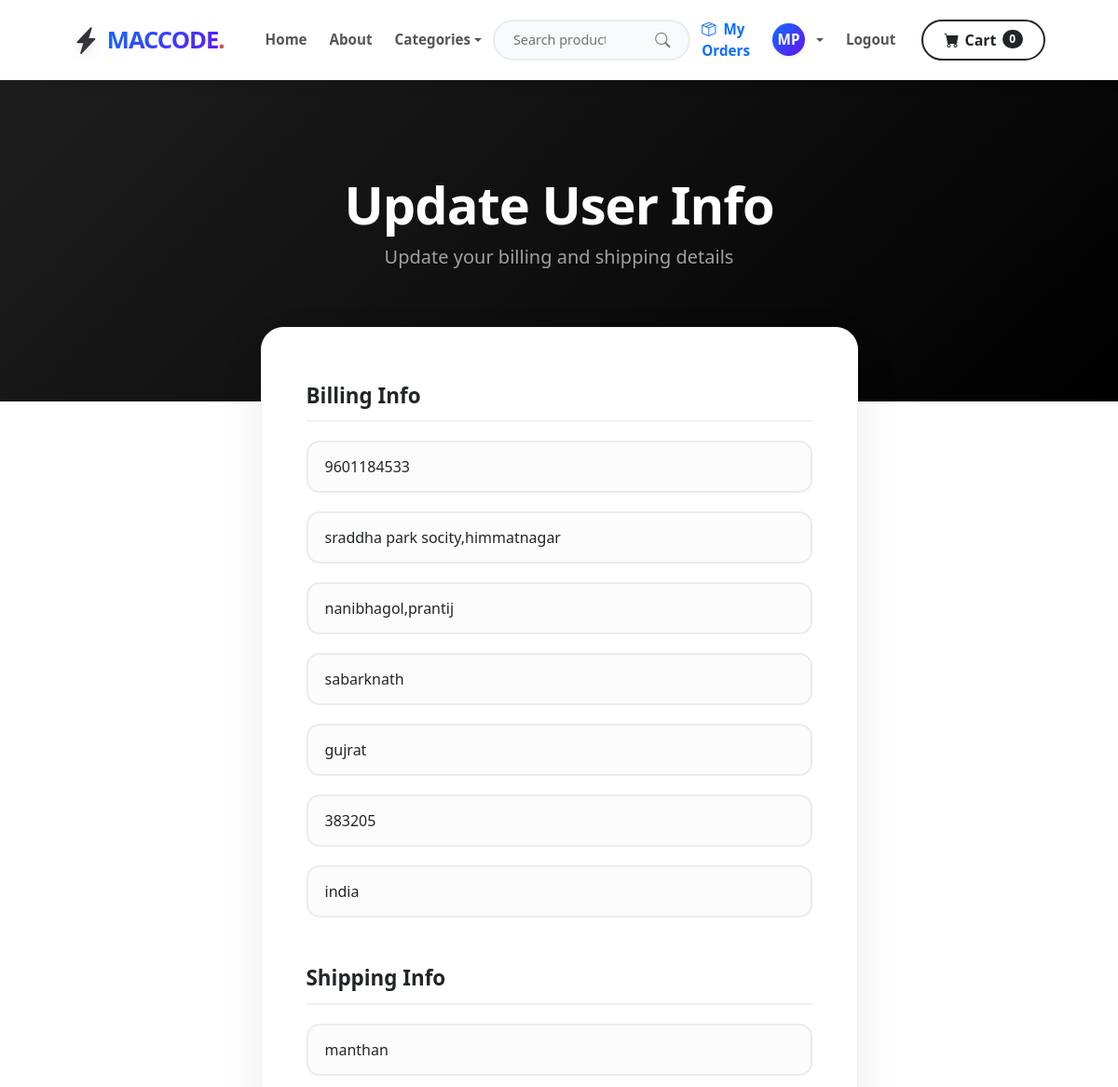
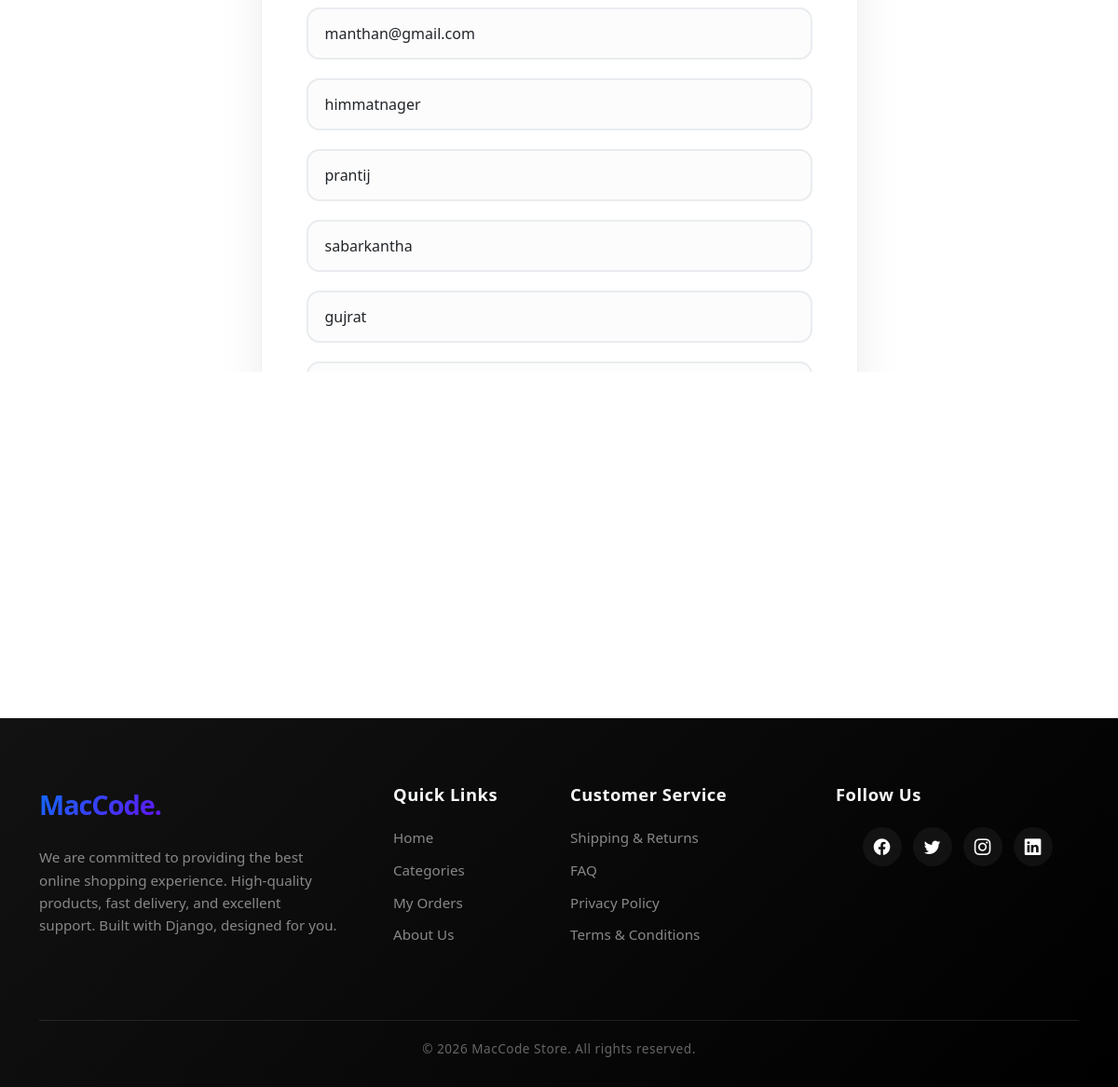
Screenshot of /update_info/ (signed in) with the database file from the repository (2 pictures, top to bottom).
### store/models.py (models this page shows, shortened)
class Profile(models.Model):
    user = models.OneToOneField(User, on_delete=models.CASCADE)
    phone = models.CharField(max_length=20, blank=True)
    address1 = models.CharField(max_length=200, blank=True)
    address2 = models.CharField(max_length=200, blank=True)
    city = models.CharField(max_length=200, blank=True)
    state = models.CharField(max_length=200, blank=True)
    zipcode = models.CharField(max_length=200, blank=True)
    country = models.CharField(max_length=200, blank=True)
    old_cart = models.CharField(max_length=2000, blank=True, null=True)

### payment/models.py (models this page shows, shortened)
class ShippingAddress(models.Model):
    user = models.ForeignKey(User, on_delete=models.CASCADE)
    shipping_full_name = models.CharField(max_length=255)
    shipping_email = models.EmailField(max_length=255)
    shipping_address1 = models.CharField(max_length=255)
    shipping_address2 = models.CharField(max_length=255)
    shipping_city = models.CharField(max_length=255)
    shipping_state = models.CharField(max_length=255, null=True, blank=True)
    shipping_zipcode = models.CharField(max_length=255, null=True, blank=True)
    shipping_country = models.CharField(max_length=255)
    class Meta:
        verbose_name_plural = "Shipping Addresses"

### store/views.py (the view)
# urls.py: path('update_info/', views.update_info, name='update_info'),
def update_info(request):
    if request.user.is_authenticated:
        current_profile, created = Profile.objects.get_or_create(user=request.user)
        shipping_user, created = ShippingAddress.objects.get_or_create(user=request.user)
        if request.method == 'POST':
            form = UserInfoForm(request.POST, instance=current_profile)
            shipping_form = ShippingForm(request.POST, instance=shipping_user)
            if form.is_valid() or shipping_form.is_valid():
                form.save()
                shipping_form.save()
                messages.success(request, "Your Info Has Been Updated!!")
                return redirect('home')
        else:
            form = UserInfoForm(instance=current_profile)
            shipping_form = ShippingForm(instance=shipping_user)
        return render(request, "update_info.html", {'form': form, 'shipping_form': shipping_form})
    else:
        messages.error(request, "You Must Be Logged In To View That Page...")
        return redirect('login')

### store/forms.py
class UserInfoForm(forms.ModelForm):
    phone = forms.CharField(label='',widget=forms.TextInput(attrs={'class':'form-control','placeholder':'Phone'}),required=False)
    address1 = forms.CharField(label='',widget=forms.TextInput(attrs={'class':'form-control','placeholder':'Address 1'}),required=False)
    address2 = forms.CharField(label='',widget=forms.TextInput(attrs={'class':'form-control','placeholder':'Address 2'}),required=False)
    city = forms.CharField(label='',widget=forms.TextInput(attrs={'class':'form-control','placeholder':'City'}),required=False)
    state = forms.CharField(label='',widget=forms.TextInput(attrs={'class':'form-control','placeholder':'State'}),required=False)
    zipcode = forms.CharField(label='',widget=forms.TextInput(attrs={'class':'form-control','placeholder':'Zipcode'}),required=False)
    country = forms.CharField(label='',widget=forms.TextInput(attrs={'class':'form-control','placeholder':'Country'}),required=False)
    class Meta:
        model = Profile
        fields = ('phone', 'address1', 'address2', 'city', 'state', 'zipcode', 'country')

### cart/cart.py (called while the page is built)
    def __len__(self):
        return sum(int(item.get('qty', 0)) for item in self.cart.values())

### cart/context_processors.py (called while the page is built)
def cart(req):
    return {'cart':Cart(req)}

### store/templates/update_info.html (shortened to what this page needs)
{% extends "base.html" %}
{% block content %}
<header class="update-header text-center">
    <div class="container px-4 px-lg-5">
        <h1 class="display-4 text-white">Update User Info</h1>
        <p class="lead fw-normal mb-0">Update your billing and shipping details</p>
    </div>
</header>
<div class="container pb-5">
    <div class="row justify-content-center">
        <div class="col-md-7">
            <div class="card update-card">
                <div class="card-body p-5">
                    <form method="POST" action="{% url 'update_info' %}">
                        <div class="section-title mt-2">Billing Info</div>
                        {{ form.as_p }}
                        <div class="section-title mt-5">Shipping Info</div>
                        {{ shipping_form.as_p }}
                        <div class="mt-5">
                            <button type="submit" class="btn btn-premium btn-lg">
                            </button>
                        </div>
                    </form>
                </div>
            </div>
        </div>
    </div>
</div>
<br><br>
{% endblock %}

### store/templates/navbar.html (shortened to what this page needs)
{% load static %}
<nav class="navbar navbar-expand-lg navbar-premium sticky-top">
    <div class="container px-4 px-lg-5">
        <a class="navbar-brand brand-premium" href="{% url 'home' %}">
            <i class="bi-lightning-charge-fill logo-icon"></i>
            <span class="logo-text">MacCode</span>
        </a>
        <div class="collapse navbar-collapse" id="navbarSupportedContent">
            <ul class="navbar-nav me-auto mb-2 mb-lg-0 ms-lg-3">
                <li class="nav-item"><a class="nav-link nav-link-premium" href="{% url 'home' %}">Home</a></li>
                <li class="nav-item"><a class="nav-link nav-link-premium" href="{% url 'about' %}">About</a></li>
                <li class="nav-item dropdown">
                    <a class="nav-link dropdown-toggle nav-link-premium" id="navbarDropdown1" href="#" role="button" data-bs-toggle="dropdown" aria-expanded="false">Categories</a>
                </li>
            </ul>
            <form class="d-flex mx-auto my-3 my-lg-0 search-form-nav" method="POST" action="{% url 'search' %}">
                <div class="input-group">
                    <input class="form-control search-input-nav" type="search" placeholder="Search products..." aria-label="Search" name="searched" required>
                    <button class="btn btn-search-nav" type="submit">
                        <i class="bi-search"></i>
                    </button>
                </div>
            </form>
            <ul class="navbar-nav ms-auto mb-2 mb-lg-0 align-items-lg-center">
                {% if user.is_authenticated %}
                <li class="nav-item">
                    <a class="nav-link nav-link-premium fw-bold" style="color: #0d6efd !important;" href="{% url 'my_orders' %}">
                        <i class="bi-box-seam me-1"></i> My Orders
                    </a>
                </li>
                <li class="nav-item dropdown">
                    <a class="nav-link dropdown-toggle nav-link-premium d-flex align-items-center gap-2" id="profileDropdown" href="#" role="button" data-bs-toggle="dropdown" aria-expanded="false" style="padding-top: 0; padding-bottom: 0;">
                        {% if user.profile.image %}
                            <img src="{{ user.profile.image.url }}" alt="Profile Avatar" class="rounded-circle shadow-sm" width="35" height="35" style="object-fit: cover; border: 2px solid #e9ecef;">
                        {% else %}
                            <div class="rounded-circle text-white d-flex justify-content-center align-items-center fw-bold shadow-sm" style="width:35px; height:35px; font-size:0.95rem; background: linear-gradient(135deg, #0d6efd 0%, #6610f2 100%);">
                                {{ user.first_name|slice:":1"|upper }}{{ user.last_name|slice:":1"|upper }}
                            </div>
                        {% endif %}
                    </a>
                </li>
                <li class="nav-item"><a class="nav-link nav-link-premium" href="{% url 'logout' %}">Logout</a></li>
                {% else %}
                <li class="nav-item"><a class="nav-link nav-link-premium" href="{% url 'login' %}">Login</a></li>
                <li class="nav-item"><a class="nav-link nav-link-premium" href="{% url 'register' %}">Register</a></li>
                {% endif %}
            </ul>
            <div class="d-flex ms-lg-3 mt-3 mt-lg-0">
                <a href="{% url 'cart_summary' %}" class="btn btn-cart-premium w-100 justify-content-center">
                    <i class="bi-cart-fill"></i>
                    Cart
                    <span class="badge bg-dark text-white rounded-pill" id="cart-quantity">{{ cart|length }}</span>
                </a>
            </div>
        </div>
    </div>
</nav>

### store/templates/navbar.html (style rules this page uses)
.navbar-premium { background-color: #ffffff !important; box-shadow: 0 4px 15px rgba(0, 0, 0, 0.05); padding-top: 12px; padding-bottom: 12px; }
.brand-premium { text-decoration: none; display: flex; align-items: center; transition: transform 0.3s ease; }
.logo-icon { font-size: 1.8rem; margin-right: 8px; background: linear-gradient(135deg, #212529 0%, #434343 100%); -webkit-background-clip: text; -webkit-text-fill-color: transparent; filter: drop-shadow(0px 4px 6px rgba(0,0,0,0.1)); }
.logo-text { font-weight: 900; font-size: 1.6rem; letter-spacing: -1px; text-transform: uppercase; background: linear-gradient(135deg, #0d6efd 0%, #6610f2 100%); -webkit-background-clip: text; -webkit-text-fill-color: transparent; display: inline-block; }
.logo-text::after { content: '.'; color: #d9534f; -webkit-text-fill-color: #d9534f; }
.nav-link-premium { font-weight: 600; color: #555555 !important; margin: 0 4px; transition: color 0.3s ease; font-size: 0.95rem; }
.search-form-nav { width: 100%; max-width: 400px; }
.search-input-nav { border-radius: 30px 0 0 30px !important; border: 2px solid #e9ecef; border-right: none; padding: 8px 20px; font-size: 0.9rem; font-weight: 500; background-color: #f8f9fa; box-shadow: none !important; transition: all 0.3s ease; }
.btn-search-nav { border-radius: 0 30px 30px 0 !important; border: 2px solid #e9ecef; border-left: none; background-color: #f8f9fa; color: #6c757d; padding: 8px 20px; transition: all 0.3s ease; }
.btn-cart-premium { border-radius: 30px; padding: 8px 22px; font-weight: 600; border: 2px solid #212529; background: transparent; color: #212529; transition: all 0.3s ease; display: flex; align-items: center; gap: 6px; }

### store/templates/update_info.html (style rules this page uses)
.update-header { background: linear-gradient(135deg, #1e1e1e 0%, #000000 100%); padding: 100px 0 140px 0; }
.update-header h1 { letter-spacing: -1px; font-weight: 800; animation: fadeDown 1s ease forwards; }
.update-header p { animation: fadeUp 1.2s ease forwards; color: #a0a0a0 !important; }
.update-card { background: #ffffff; border-radius: 24px; box-shadow: 0 20px 50px rgba(0,0,0,0.08); border: 1px solid #f0f0f0; margin-top: -80px; position: relative; z-index: 10; transition: all 0.4s ease; }
.section-title { font-weight: 800; color: #212529; font-size: 1.4rem; margin-bottom: 20px; border-bottom: 2px solid #f0f0f0; padding-bottom: 10px; }
.update-card p { margin-bottom: 20px; }
.update-card input, .update-card select, .update-card textarea { display: block; width: 100%; border-radius: 14px; padding: 14px 18px; border: 2px solid #e9ecef; background-color: #fcfcfc; font-weight: 500; font-size: 1rem; color: #212529; transition: all 0.3s ease; }
.btn-premium { border-radius: 30px; padding: 14px 24px; font-weight: 700; text-transform: uppercase; letter-spacing: 1px; background: linear-gradient(135deg, #212529, #000); color: white; border: none; transition: all 0.3s ease; width: 100%; }

### rows the page displays
Profile: phone "9601184533", address1 "sraddha park socity,himmatnagar", address2 "nanibhagol,prantij", city "sabarknath", state "gujrat", zipcode "383205", country "india"
ShippingAddress: shipping_full_name "manthan", shipping_email "manthan@gmail.com", shipping_address1 "himmatnager", shipping_address2 "prantij", shipping_city "sabarkantha", shipping_state "gujrat", shipping_zipcode "383205", shipping_country "india"

### other values shown
{{ user.first_name|slice:":1"|upper }} "M"
{{ user.last_name|slice:":1"|upper }} "P"
{{ cart|length }} "0"
